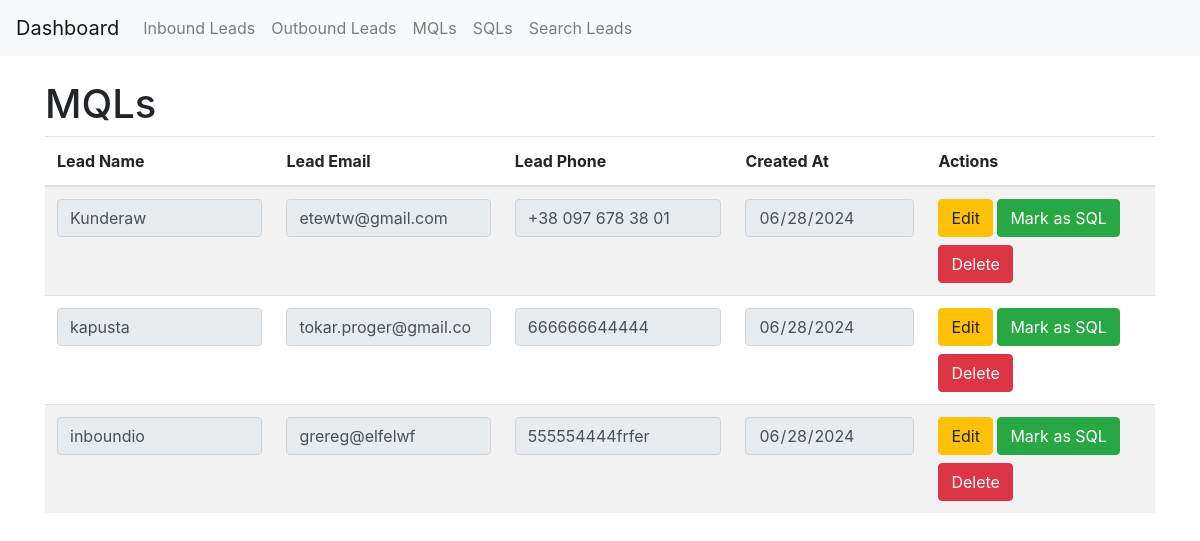
Before: /mqls with the older database file.
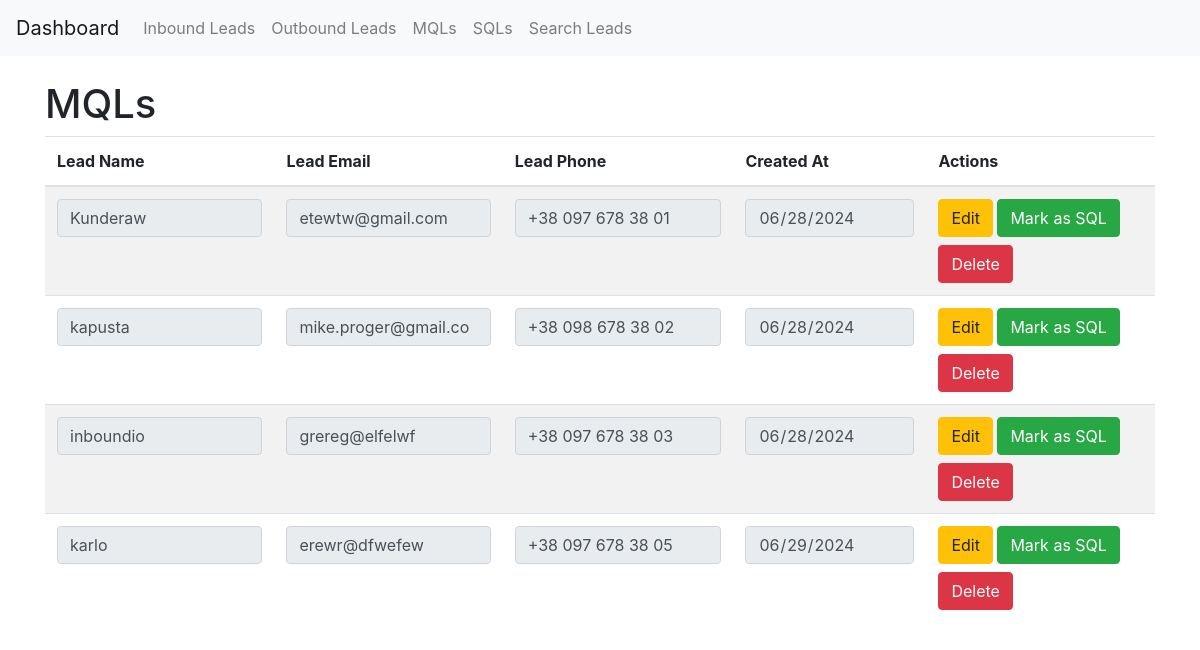
After: the same page with the newer database file.
### app/models.py (models this page shows)
class MQL(db.Model):
    id = db.Column(db.Integer, primary_key=True)
    lead_id = db.Column(db.Integer, db.ForeignKey('inbound_lead.id'), nullable=True)
    outbound_lead_id = db.Column(db.Integer, db.ForeignKey('outbound_lead.id'), nullable=True)
    lead_type = db.Column(db.String(20), nullable=False)  # "inbound" or "outbound"
    created_at = db.Column(db.DateTime, default=datetime.utcnow)
    sqls = db.relationship('SQL', backref='mql', lazy=True)

class OutboundLead(db.Model):
    id = db.Column(db.Integer, primary_key=True)
    name = db.Column(db.String(64), nullable=False)
    email = db.Column(db.String(120), unique=True, nullable=False)
    phone = db.Column(db.String(20))
    created_at = db.Column(db.DateTime, default=datetime.utcnow)
    qualification = db.Column(db.String(20), default='')
    mqls = db.relationship('MQL', backref='outbound_lead', lazy=True)

class InboundLead(db.Model):
    id = db.Column(db.Integer, primary_key=True)
    name = db.Column(db.String(64), nullable=False)
    email = db.Column(db.String(120), unique=True, nullable=False)
    phone = db.Column(db.String(20))
    created_at = db.Column(db.DateTime, default=datetime.utcnow)
    qualification = db.Column(db.String(20), default='')
    mqls = db.relationship('MQL', backref='inbound_lead', lazy=True)

### app/routes.py (the view, shortened to what this page needs)
@app.route('/mqls', methods=['GET', 'POST'])
def mqls():
    mqls = MQL.query.all()
    return render_template('mqls.html', title='MQLs', mqls=mqls)

### app/templates/mqls.html (shortened to what this page needs)
{% extends "base.html" %}
{% block content %}
  <h1>MQLs</h1>
  <table class="table table-striped">
    <thead>
      <tr>
        <th>Lead Name</th>
        <th>Lead Email</th>
        <th>Lead Phone</th>
        <th>Created At</th>
        <th>Actions</th>
      </tr>
    </thead>
    <tbody>
      {% for mql in mqls %}
        <tr>
          <form method="post">
            {% if mql.lead_type == 'inbound' %}
              <td><input type="text" name="name_{{ mql.id }}" value="{{ mql.inbound_lead.name }}" class="form-control" readonly></td>
              <td><input type="email" name="email_{{ mql.id }}" value="{{ mql.inbound_lead.email }}" class="form-control" readonly></td>
              <td><input type="text" name="phone_{{ mql.id }}" value="{{ mql.inbound_lead.phone }}" class="form-control" readonly></td>
            {% else %}
              <td><input type="text" name="name_{{ mql.id }}" value="{{ mql.outbound_lead.name }}" class="form-control" readonly></td>
              <td><input type="email" name="email_{{ mql.id }}" value="{{ mql.outbound_lead.email }}" class="form-control" readonly></td>
              <td><input type="text" name="phone_{{ mql.id }}" value="{{ mql.outbound_lead.phone }}" class="form-control" readonly></td>
            {% endif %}
            <td><input type="date" name="created_at_{{ mql.id }}" value="{{ mql.created_at.strftime('%Y-%m-%d') }}" class="form-control" readonly></td>
            <td>
              <button type="button" class="btn btn-warning mb-2" onclick="enableEditing({{ mql.id }})">Edit</button>
              <button type="submit" name="action" value="sql_{{ mql.id }}" class="btn btn-success mb-2">Mark as SQL</button>
              <button type="submit" name="action" value="delete_{{ mql.id }}" class="btn btn-danger">Delete</button>
            </td>
          </form>
        </tr>
      {% endfor %}
    </tbody>
  </table>
{% endblock %}

Changed rows visible on the page:
changed MQL "kapusta": outbound_lead.email "tokar.proger@gmail.co" → "mike.proger@gmail.co"; outbound_lead.phone "666666644444" → "+38 098 678 38 02"
changed MQL "inboundio": inbound_lead.phone "555554444frfer" → "+38 097 678 38 03"
added MQL: inbound_lead.name "karlo", inbound_lead.email "erewr@dfwefew", inbound_lead.phone "+38 097 678 38 05", created_at "06/29/2024"
